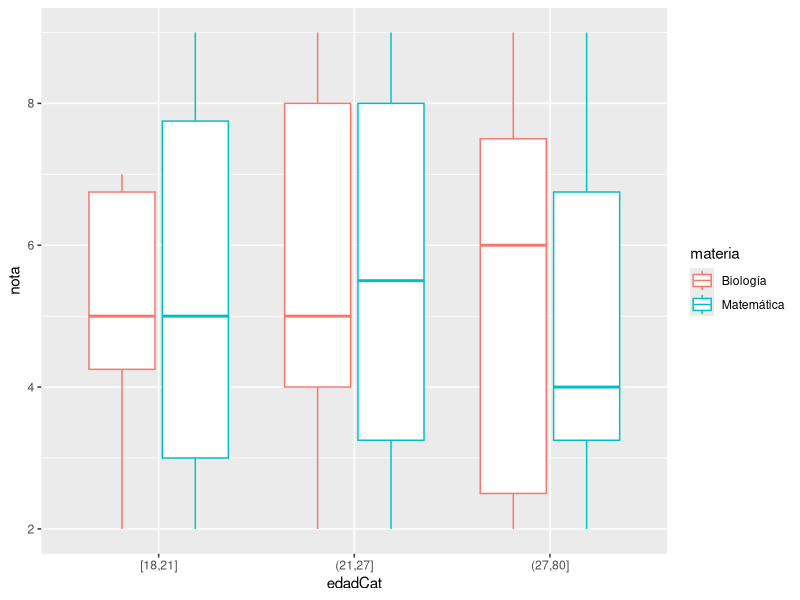
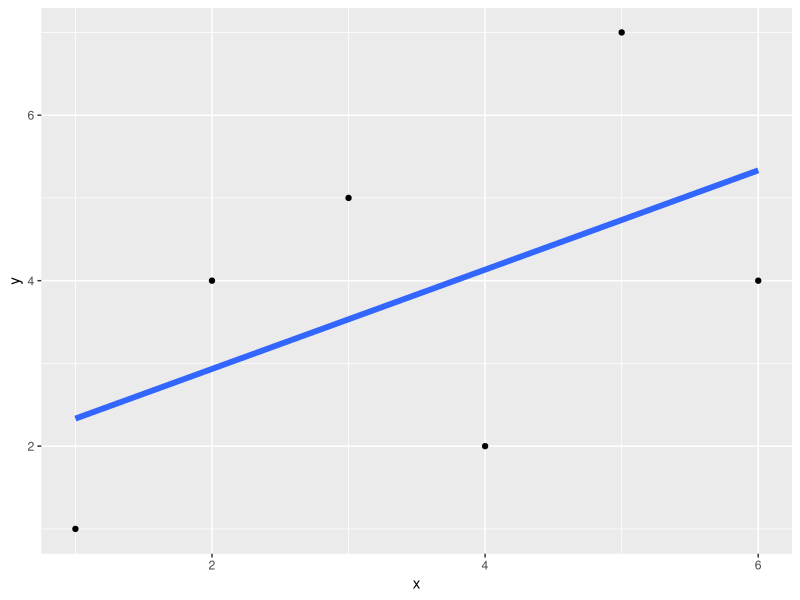

The R script that drew these images, in order: (Note: this script raises an error after producing the figures.)
require(dplyr)

set.seed(1010)
aux = rchisq(100, df=2)

dfEstudiantes = tibble(legajo = paste0("LE_",1:100), 
                       edad = as.integer((80-18) * aux/max(aux) + 18),
                       carrera = sample(c("Ciencias Físicas",
                                          "Ciencias Matemáticas",
                                          "Ciencias de Datos",
                                          "Paleontología",
                                          "Ciencias Biológicas",
                                          "Ciencias de la Atmósfera",
                                          "Ciencias de la Computación",
                                          "Ciencias Geológicas",
                                          "Ciencias Químicas",
                                          "Ciencia y Tecnología de Alimentos",
                                          "Oceanografía"),
                                        100, replace = T))

dfNotas = rbind(tibble(legajo = sample(paste0("LE_",1:50),30),
                       nota = as.integer(runif(30,min=2,max=10)),
                       materia = "Biología"),
                tibble(legajo = sample(paste0("LE_",1:100),50),
                       nota = as.integer(runif(50,min=2,max=10)),
                       materia = "Matemática"))

# 1.1
notas_biologia <- dfNotas %>% filter(materia == "Biología")
mean(notas_biologia$nota)

# 1.2
dfEstudiantes %>%
  anti_join(dfNotas, by = "legajo") %>%
  nrow()

# 1.3
estudiantes_rendidores <- dfEstudiantes %>%
                            inner_join(dfNotas, by = "legajo") %>%
                            distinct(legajo, .keep_all = TRUE) 
mean(estudiantes_rendidores$edad)

# 1.4
require(ggplot2)

dfEstudiantes %>% 
  mutate(edadCat = cut_number(edad, 3)) %>%
  inner_join(dfNotas, by = "legajo") %>%
  group_by(materia, edadCat) %>%
  ggplot(aes(x = edadCat, y = nota, color = materia)) +
  geom_boxplot()

# 2.1
rango <- function(v) {
  return(c(min(v),max(v)))
}
rango(c(5,1))
range(c(1,5))

# 2.2
media <- function(v) {
  return(sum(v)/length(v))
}
media(c(1,2,3,4))
mean(c(1,2,3,4))

# 2.3
proporcion.na <- function(v) {
  return(sum(is.na(v))/length(v))
}

vector <- c(1,2,NA)
proporcion.na(vector)

# 2.4
convertir.na <- function(v) {
  return(replace(v, is.na(v), -1))
}

convertir.na(vector)

# 2.5
convertir.a.na <- function(v, x) {
  return(replace(v, which(v == x), NA))
}

vector <- c(1,2,4,1)
convertir.a.na(vector, 2)

# 2.6
proporcion.suma <- function(v) {
  return(round(v / sum(v, na.rm = TRUE) * 100, 1))
}

proporcion.suma(vector)

# 2.7
ambos_na <- function(v, u) {
  if (length(v) != length(u)) {
    return(print("Listas de distinta longitud"))
  }
  return( which(is.na(v) & is.na(u)) )
}
vector1 <- c(NA,1,2,NA,NA)
vector2 <- c(NA,2,4,4,NA)
vector3 <- c(1,2,4)
  
ambos_na(vector1, vector2)
ambos_na(vector1, vector3)

# 2.8
graficar.dispersion.recta <- function(d) {
  return(ggplot(d, aes(x,y)) + 
           geom_point() + 
           geom_smooth(method = "lm", linewidth = 2, se = FALSE))
}

puntos <- data.frame(x = c(1,2,3,4,5,6), y = c(1,4,5,2,7,4))

graficar.dispersion.recta(puntos)

# 2.9
mayorigual.a.n <- function(lst, n) {
  length(lst) >= n
}

mayorigual.a.n(c(1,2),1)

# 2.11

select.na <- function(dataframe, column) {
  filter_dataframe <- subset(dataframe, is.na(dataframe[[column]]))
  return(filter_dataframe)
}

df <- data.frame(x = c(1,NA,3,4,5,6), y = c(1,4,5,2,7,4))

select.na(df, "x")

# 2.12
summary.stats <- function(data_frame, column_name) {
  summary_stats <- data_frame %>%
    summarise(
      Media = mean({{column_name}}, na.rm = TRUE),
      Mediana = median({{column_name}}, na.rm = TRUE),
      Mínimo = min({{column_name}}, na.rm = TRUE),
      Máximo = max({{column_name}}, na.rm = TRUE)
    )
  
  return(summary_stats)
}

calculate_summary_stats(df, x)

# 2.13

# TODO

# 2.14
graficar.hex <- function(df) {
  ggplot(df, aes(x, y)) + geom_hex()
}

puntos <- data.frame(x = c(1,1,1,2,3,4,5,6), y = c(1,1,1,4,5,2,7,4))

graficar.hex(puntos)

# 3.1
i <- 1
while( 2**i < 1000 ) {
  i <- i + 1
}
i

# 3.2
suma <- 0
i <- 1
while( i * 7 < 100 ) {
  i <- i * 7
  suma <- suma + i
}
suma

# 3.3
poblacion <- 100
años <- 0
while( poblacion < 1000 ) {
  poblacion <- poblacion * 2
  años <- años + 1
}
años
  
# 3.4
is_prime <- function(number) {
  if (number <= 1) {
    return(FALSE)
  }
  if (number <= 3) {
    return(TRUE)
  }
  if (number %% 2 == 0 || number %% 3 == 0) {
    return(FALSE)
  }
  i <- 5
  while (i * i <= number) {
    if (number %% i == 0 || number %% (i + 2) == 0) {
      return(FALSE)
    }
    i <- i + 6
  }
  return(TRUE)
}

largest_prime <- 0

for (i in 100:2) {
  if (is_prime(i)) {
    largest_prime <- i 
    break
  }
}

largest_prime

